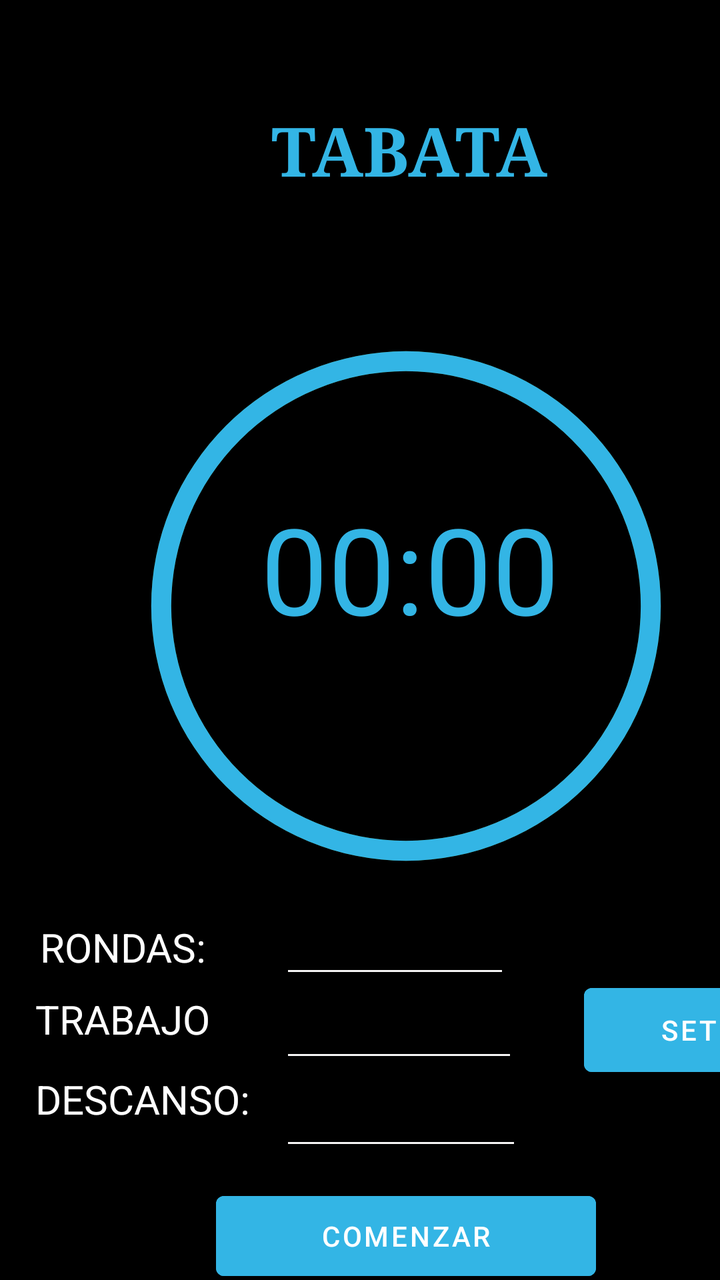
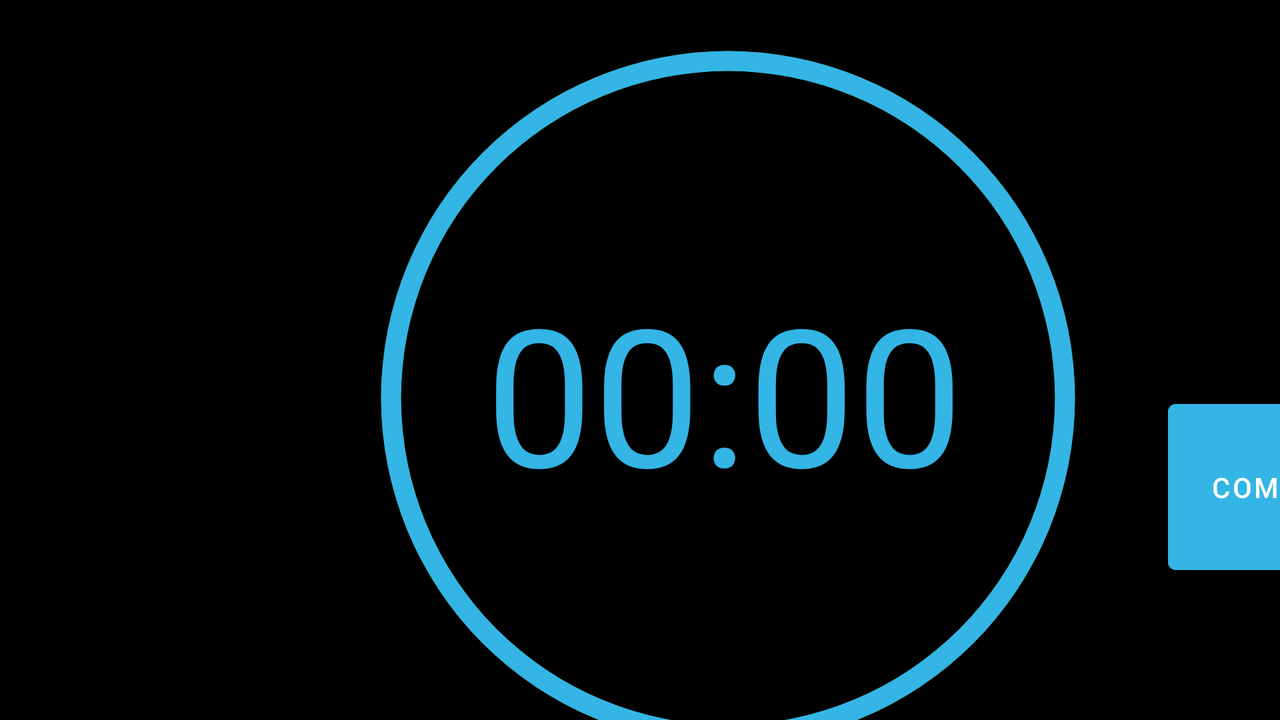

Compare how this app lays out the same screen by default and in its alternative resource folder. The renders come first, then the two layout files and the values they reference.
<!-- AndroidManifest.xml: application theme Theme.TrainningTimer -->
<!-- res/layout/layout_tabata.xml -->
<?xml version="1.0" encoding="utf-8"?>
<androidx.constraintlayout.widget.ConstraintLayout xmlns:android="http://schemas.android.com/apk/res/android"
    xmlns:app="http://schemas.android.com/apk/res-auto"
    xmlns:tools="http://schemas.android.com/tools"
    android:layout_width="match_parent"
    android:layout_height="match_parent"
    android:background="#000000">

    <Button
        android:id="@+id/tabata_setTiempo"
        android:layout_width="105dp"
        android:layout_height="54dp"
        android:layout_marginStart="292dp"
        android:layout_marginTop="488dp"
        android:backgroundTint="@android:color/holo_blue_light"
        android:text="SET"
        app:layout_constraintStart_toStartOf="parent"
        app:layout_constraintTop_toTopOf="parent"
        tools:ignore="TouchTargetSizeCheck" />

    <Button
        android:id="@+id/button_stop_play_tabata"
        android:layout_width="190dp"
        android:layout_height="52dp"
        android:layout_marginStart="108dp"
        android:layout_marginTop="592dp"
        android:backgroundTint="@android:color/holo_blue_light"
        android:text="@string/button_stop_play_amrap"
        app:layout_constraintStart_toStartOf="parent"
        app:layout_constraintTop_toTopOf="parent" />

    <EditText
        android:id="@+id/et_tabata_rest"
        android:layout_width="121dp"
        android:layout_height="40dp"
        android:layout_marginStart="140dp"
        android:layout_marginTop="540dp"
        android:backgroundTint="#F6F5F5"
        android:ems="10"
        android:inputType="number"
        android:textColor="#FFFFFF"
        app:layout_constraintStart_toStartOf="parent"
        app:layout_constraintTop_toTopOf="parent"
        tools:ignore="SpeakableTextPresentCheck,TouchTargetSizeCheck" />

    <EditText
        android:id="@+id/et_tabata_rounds"
        android:layout_width="115dp"
        android:layout_height="42dp"
        android:layout_marginStart="140dp"
        android:layout_marginTop="452dp"
        android:backgroundTint="#F6F5F5"
        android:ems="10"
        android:inputType="number"
        android:textColor="#FFFFFF"
        app:layout_constraintStart_toStartOf="parent"
        app:layout_constraintTop_toTopOf="parent"
        tools:ignore="SpeakableTextPresentCheck,TouchTargetSizeCheck" />

    <EditText
        android:id="@+id/et_tabata_work"
        android:layout_width="119dp"
        android:layout_height="40dp"
        android:layout_marginStart="140dp"
        android:layout_marginTop="496dp"
        android:backgroundTint="#F6F5F5"
        android:ems="10"
        android:inputType="number"
        android:textColor="#FFFFFF"
        app:layout_constraintStart_toStartOf="parent"
        app:layout_constraintTop_toTopOf="parent"
        tools:ignore="SpeakableTextPresentCheck,TouchTargetSizeCheck" />

    <ProgressBar
        android:id="@+id/progressBar_tabata"
        style="?android:attr/progressBarStyleHorizontal"
        android:layout_width="270dp"
        android:layout_height="270dp"
        android:layout_centerInParent="true"
        android:layout_marginStart="68dp"
        android:layout_marginTop="168dp"
        android:background="@drawable/circulo_2_amrap"
        android:indeterminate="false"
        android:max="100"

        android:progress="100"
        android:progressDrawable="@drawable/circulo_1_trabata"
        android:rotation="-90"
        app:layout_constraintStart_toStartOf="parent"
        app:layout_constraintTop_toTopOf="parent" />

    <TextView
        android:id="@+id/teview_tiempo_tabata"
        android:layout_width="154dp"
        android:layout_height="78dp"
        android:layout_marginStart="128dp"
        android:layout_marginTop="244dp"
        android:text="00:00"
        android:textAlignment="center"
        android:textColor="@android:color/holo_blue_light"
        android:textSize="60sp"
        app:layout_constraintStart_toStartOf="parent"
        app:layout_constraintTop_toTopOf="parent" />

    <TextView
        android:id="@+id/textview_p_tabata"
        android:layout_width="177dp"
        android:layout_height="71dp"
        android:layout_marginStart="116dp"
        android:layout_marginTop="52dp"
        android:fontFamily="serif"
        android:text="@string/b4_p_principal"
        android:textAlignment="center"
        android:textColor="@android:color/holo_blue_light"
        android:textSize="34sp"
        android:textStyle="bold"
        app:layout_constraintStart_toStartOf="parent"
        app:layout_constraintTop_toTopOf="parent" />

    <TextView
        android:id="@+id/textView_rondas"
        android:layout_width="91dp"
        android:layout_height="34dp"
        android:layout_marginStart="16dp"
        android:layout_marginTop="460dp"
        android:text="@string/rondas"
        android:textAlignment="center"
        android:textColor="#FFFFFF"
        android:textSize="20sp"
        app:layout_constraintStart_toStartOf="parent"
        app:layout_constraintTop_toTopOf="parent" />

    <TextView
        android:id="@+id/tview_work"
        android:layout_width="91dp"
        android:layout_height="34dp"
        android:layout_marginStart="16dp"
        android:layout_marginTop="496dp"
        android:text="@string/trabajo"
        android:textAlignment="center"
        android:textColor="#FFFFFF"
        android:textSize="20sp"
        app:layout_constraintStart_toStartOf="parent"
        app:layout_constraintTop_toTopOf="parent" />

    <TextView
        android:id="@+id/teview_rest"
        android:layout_width="111dp"
        android:layout_height="35dp"
        android:layout_marginStart="16dp"
        android:layout_marginTop="536dp"
        android:text="@string/descanso"
        android:textAlignment="center"
        android:textColor="#FFFFFF"
        android:textSize="20sp"
        app:layout_constraintStart_toStartOf="parent"
        app:layout_constraintTop_toTopOf="parent" />

    <TextView
        android:id="@+id/amrap_contRondas"
        android:layout_width="wrap_content"
        android:layout_height="wrap_content"
        android:layout_marginStart="292dp"
        android:layout_marginTop="148dp"
        android:textColor="#FFFFFF"
        android:textStyle="bold"
        app:layout_constraintStart_toStartOf="parent"
        app:layout_constraintTop_toTopOf="parent" />

</androidx.constraintlayout.widget.ConstraintLayout>
<!-- resources referenced by this layout -->
<resources>
  <!-- drawable circulo_1_trabata (drawable) -->
  <?xml version="1.0" encoding="utf-8"?>
  <shape xmlns:android="http://schemas.android.com/apk/res/android"
      android:shape="ring"
      android:thickness="10dp"
      android:innerRadiusRatio="2.3"
      android:useLevel="true"
      >
      <solid android:color="@android:color/holo_blue_light"></solid>
  
  
  
  </shape>
  <!-- drawable circulo_2_amrap (drawable) -->
  <?xml version="1.0" encoding="utf-8"?>
  <shape xmlns:android="http://schemas.android.com/apk/res/android"
      android:shape="ring"
      android:thickness="10dp"
      android:innerRadiusRatio="2.3"
      android:useLevel="false"
      >
      <solid android:color="#3E5102"></solid>
  
  
  
  </shape>
  <string name="b4_p_principal">TABATA</string>
  <string name="button_stop_play_amrap">Comenzar</string>
  <string name="descanso">DESCANSO:</string>
  <string name="rondas">RONDAS:</string>
  <string name="trabajo">TRABAJO:</string>
  <style name="Theme.TrainningTimer" parent="Theme.MaterialComponents.DayNight.DarkActionBar">
          
          <item name="colorPrimary">@color/purple_500</item>
          <item name="colorPrimaryVariant">@color/purple_700</item>
          <item name="colorOnPrimary">@color/white</item>
          
          <item name="colorSecondary">@color/teal_200</item>
          <item name="colorSecondaryVariant">@color/teal_700</item>
          <item name="colorOnSecondary">@color/black</item>
          
          <item name="android:statusBarColor" tools:targetApi="l">?attr/colorPrimaryVariant</item>
          
      </style>
</resources>
<!-- res/layout-land/layout_tabata.xml (the repository's variant of the layout above) -->
<!-- drawn on the phone turned sideways -->
<?xml version="1.0" encoding="utf-8"?>
<androidx.constraintlayout.widget.ConstraintLayout xmlns:android="http://schemas.android.com/apk/res/android"
    xmlns:app="http://schemas.android.com/apk/res-auto"
    xmlns:tools="http://schemas.android.com/tools"
    android:layout_width="match_parent"
    android:layout_height="match_parent"
    android:background="#000000">

    <Button
        android:id="@+id/button_stop_play_tabata"
        android:layout_width="128dp"
        android:layout_height="95dp"
        android:layout_marginStart="584dp"
        android:layout_marginTop="196dp"
        android:backgroundTint="@android:color/holo_blue_light"
        android:text="@string/button_stop_play_amrap"
        app:layout_constraintStart_toStartOf="parent"
        app:layout_constraintTop_toTopOf="parent" />

    <ProgressBar
        android:id="@+id/progressBar_tabata"
        style="?android:attr/progressBarStyleHorizontal"
        android:layout_width="376dp"
        android:layout_height="386dp"
        android:layout_centerInParent="true"
        android:layout_marginStart="176dp"
        android:layout_marginTop="6dp"
        android:background="@drawable/circulo_2_amrap"
        android:indeterminate="false"
        android:max="100"
        android:progress="100"
        android:progressDrawable="@drawable/circulo_1_trabata"
        android:rotation="-90"
        app:layout_constraintStart_toStartOf="parent"
        app:layout_constraintTop_toTopOf="parent" />
    <Button
        android:id="@+id/tabata_setTiempo"
        android:layout_width="105dp"
        android:layout_height="54dp"
        android:layout_marginStart="292dp"
        android:layout_marginTop="488dp"
        android:backgroundTint="@android:color/holo_blue_light"
        android:text="SET"
        app:layout_constraintStart_toStartOf="parent"
        app:layout_constraintTop_toTopOf="parent"
        tools:ignore="TouchTargetSizeCheck" />

    <TextView
        android:id="@+id/teview_tiempo_tabata"
        android:layout_width="244dp"
        android:layout_height="127dp"
        android:layout_marginStart="240dp"
        android:layout_marginTop="132dp"
        android:text="00:00"
        android:textAlignment="center"
        android:textColor="@android:color/holo_blue_light"
        android:textSize="96sp"
        app:layout_constraintStart_toStartOf="parent"
        app:layout_constraintTop_toTopOf="parent" />

    <EditText
        android:id="@+id/et_tabata_rest"
        android:layout_width="121dp"
        android:layout_height="40dp"
        android:layout_marginStart="140dp"
        android:layout_marginTop="540dp"
        android:backgroundTint="#F6F5F5"
        android:ems="10"
        android:inputType="number"
        android:textColor="#FFFFFF"
        app:layout_constraintStart_toStartOf="parent"
        app:layout_constraintTop_toTopOf="parent"
        tools:ignore="SpeakableTextPresentCheck,TouchTargetSizeCheck" />

    <EditText
        android:id="@+id/et_tabata_rounds"
        android:layout_width="115dp"
        android:layout_height="42dp"
        android:layout_marginStart="140dp"
        android:layout_marginTop="452dp"
        android:backgroundTint="#F6F5F5"
        android:ems="10"
        android:inputType="number"
        android:textColor="#FFFFFF"
        app:layout_constraintStart_toStartOf="parent"
        app:layout_constraintTop_toTopOf="parent"
        tools:ignore="SpeakableTextPresentCheck,TouchTargetSizeCheck" />

    <EditText
        android:id="@+id/et_tabata_work"
        android:layout_width="119dp"
        android:layout_height="40dp"
        android:layout_marginStart="140dp"
        android:layout_marginTop="496dp"
        android:backgroundTint="#F6F5F5"
        android:ems="10"
        android:inputType="number"
        android:textColor="#FFFFFF"
        app:layout_constraintStart_toStartOf="parent"
        app:layout_constraintTop_toTopOf="parent"
        tools:ignore="SpeakableTextPresentCheck,TouchTargetSizeCheck" />


    <TextView
        android:id="@+id/textView_rondas"
        android:layout_width="91dp"
        android:layout_height="34dp"
        android:layout_marginStart="16dp"
        android:layout_marginTop="460dp"
        android:text="@string/rondas"
        android:textAlignment="center"
        android:textColor="#FFFFFF"
        android:textSize="20sp"
        app:layout_constraintStart_toStartOf="parent"
        app:layout_constraintTop_toTopOf="parent" />

    <TextView
        android:id="@+id/tview_work"
        android:layout_width="91dp"
        android:layout_height="34dp"
        android:layout_marginStart="16dp"
        android:layout_marginTop="496dp"
        android:text="@string/trabajo"
        android:textAlignment="center"
        android:textColor="#FFFFFF"
        android:textSize="20sp"
        app:layout_constraintStart_toStartOf="parent"
        app:layout_constraintTop_toTopOf="parent" />

    <TextView
        android:id="@+id/teview_rest"
        android:layout_width="111dp"
        android:layout_height="35dp"
        android:layout_marginStart="16dp"
        android:layout_marginTop="536dp"
        android:text="@string/descanso"
        android:textAlignment="center"
        android:textColor="#FFFFFF"
        android:textSize="20sp"
        app:layout_constraintStart_toStartOf="parent"
        app:layout_constraintTop_toTopOf="parent" />

    <TextView
        android:id="@+id/amrap_contRondas"
        android:layout_width="52dp"
        android:layout_height="45dp"
        android:layout_marginStart="92dp"
        android:layout_marginTop="72dp"
        android:textColor="#FFFFFF"
        android:textStyle="bold"
        app:layout_constraintStart_toStartOf="parent"
        app:layout_constraintTop_toTopOf="parent" />

</androidx.constraintlayout.widget.ConstraintLayout>
<!-- resources referenced by the variant -->
<!-- as the phone turned sideways resolves them -->
<resources>
  <!-- drawable circulo_1_trabata (drawable) -->
  <?xml version="1.0" encoding="utf-8"?>
  <shape xmlns:android="http://schemas.android.com/apk/res/android"
      android:shape="ring"
      android:thickness="10dp"
      android:innerRadiusRatio="2.3"
      android:useLevel="true"
      >
      <solid android:color="@android:color/holo_blue_light"></solid>
  
  
  
  </shape>
  <!-- drawable circulo_2_amrap (drawable) -->
  <?xml version="1.0" encoding="utf-8"?>
  <shape xmlns:android="http://schemas.android.com/apk/res/android"
      android:shape="ring"
      android:thickness="10dp"
      android:innerRadiusRatio="2.3"
      android:useLevel="false"
      >
      <solid android:color="#3E5102"></solid>
  
  
  
  </shape>
  <string name="button_stop_play_amrap">Comenzar</string>
  <string name="descanso">DESCANSO:</string>
  <string name="rondas">RONDAS:</string>
  <string name="trabajo">TRABAJO:</string>
  <style name="Theme.TrainningTimer" parent="Theme.MaterialComponents.DayNight.DarkActionBar">
          
          <item name="colorPrimary">@color/purple_500</item>
          <item name="colorPrimaryVariant">@color/purple_700</item>
          <item name="colorOnPrimary">@color/white</item>
          
          <item name="colorSecondary">@color/teal_200</item>
          <item name="colorSecondaryVariant">@color/teal_700</item>
          <item name="colorOnSecondary">@color/black</item>
          
          <item name="android:statusBarColor" tools:targetApi="l">?attr/colorPrimaryVariant</item>
          
      </style>
</resources>
